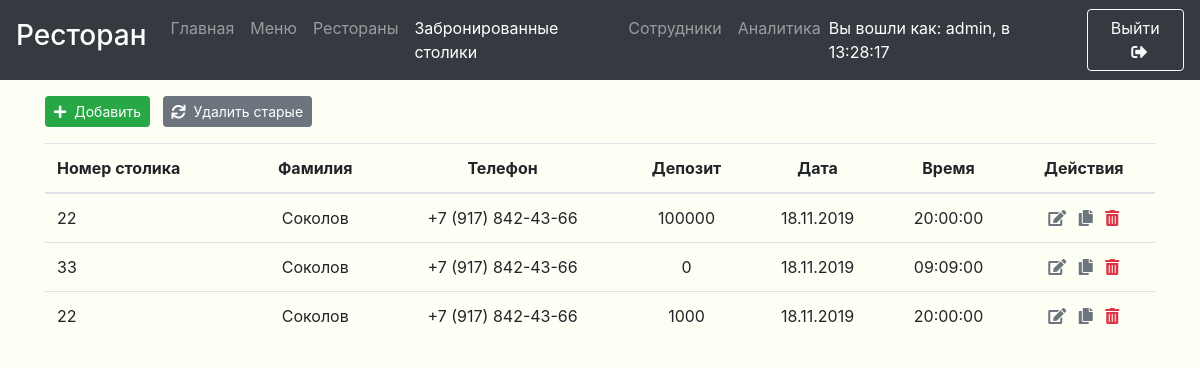
Page /reservations.php (signed in) on the earlier database version.
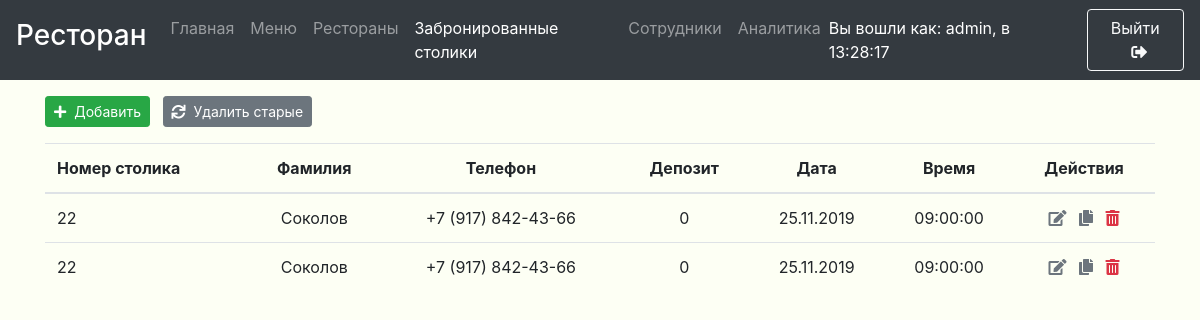
Same page on the later database version.
### tables this page shows
CREATE TABLE `reservations` (
  `reservation_id` int(11) NOT NULL AUTO_INCREMENT,
  `date` date DEFAULT NULL,
  `time` time DEFAULT NULL,
  `telephone` varchar(20) DEFAULT NULL,
  `deposit` float DEFAULT 0,
  `name` varchar(60) DEFAULT NULL,
  `table_number` varchar(2) DEFAULT NULL,
  PRIMARY KEY (`reservation_id`)
);

### config/config.php (called while the page is built)
<?
    $_CONFIG = [
        'DATABASE' => [
            'HOST' => 'localhost',
            'NAME' => 'lab2',
            'USERNAME' => 'root',
            'PASS' => '',
            'CHARSET' => 'utf8',
            'CONNECT' => $_SERVER['DOCUMENT_ROOT'] . '/core/database/db-connect.php'
        ],
        'SRC_PATH' => $_SERVER['DOCUMENT_ROOT'] . '/core/src/',
        'FUNCTIONS_PATH' => $_SERVER['DOCUMENT_ROOT'] . '/core/functions/',
        'TEMPLATES' => [
            'HEADER' => $_SERVER['DOCUMENT_ROOT'] . '/core/templates/header.php',
            'FOOTER_ALL_SCRIPTS' => $_SERVER['DOCUMENT_ROOT'] . '/core/templates/footer-all-scripts.php',
            'FOOTER_BOOTSTRAP' => $_SERVER['DOCUMENT_ROOT'] . '/core/templates/footer-bootstrap-scripts.php',
            'FOOTER_CRUD' => $_SERVER['DOCUMENT_ROOT'] . '/core/templates/footer-crud.php',
        ],
        'ANALITYCS' => [
            'MODULE_FOLDER' => $_SERVER['DOCUMENT_ROOT'] . '/core/magic/analitycs',
            'FULL_PATH_TO_MODULE' => $_SERVER['DOCUMENT_ROOT'] . '/core/magic/analitycs/analytics.php',
            'DEL' => 'core/magic/analitycs/delete-page',
        ],
        'RESERVATIONS' => [
            'MODULE_FOLDER' => $_SERVER['DOCUMENT_ROOT'] . '/core/magic/reservations',
            'HANDLE' => 'core/magic/reservations/handle-reservation',
            'CPY' => 'core/magic/reservations/copy-reservation',
            'DEL' => 'core/magic/reservations/delete-reservation',
            'OLD' => 'core/magic/reservations/delete-old-reservations',
        ],
        'EMPLOYEES' =>[
            'MODULE_FOLDER' => $_SERVER['DOCUMENT_ROOT'] . '/core/magic/employees',
            'HANDLE' => 'core/magic/employees/handle-employee',
            'CPY' => 'core/magic/employees/copy-employee',
            'DEL' => 'core/magic/employees/delete-employee',
            'PATH_TO_PHOTOS' => 'uploads/employees/',
            'FULL_PATH_TO_PHOTOS' => $_SERVER['DOCUMENT_ROOT'] . '/uploads/employees/',
            'IMAGE_W' => 100,
            'IMAGE_H' => 100
        ],
    ];

### reservations.php (the view, shortened to what this page needs)
<?php
  if (!isset($_SESSION['login'])){
    header('HTTP/1.0 404 Not Found');
    header('Status: 404 Not Found');
  }
  else{
    require_once($_SERVER['DOCUMENT_ROOT'] . "/config/config.php");
    require_once($_SERVER['DOCUMENT_ROOT'] . "/config/config.php");
?>
<main role="main" id="main">
    <div class="container mt-5 mb-5">
        <? if ((!isset($_SESSION['login']) || ($db == NULL))):?>
          <h1>
            Вы должны зайти в аккаунт чтобы просмотреть содержимое!
          </h1>
        <? else:?>
        <button type="button" class="btn btn-sm btn-success mb-3" data-toggle="modal" data-target="#handlerModal"><i class="fas fa-plus mr-2"></i>Добавить</button>
        <button type="button" class="btn btn-sm btn-secondary text-white ml-2 mb-3" data-toggle="modal" data-target="#oldTables"><i class="fas fa-sync mr-2"></i>Удалить старые</button>
        <table class="w-100 table">
          <thead>
            <tr>
                <th>Номер столика</th>
                <th class="text-center">Фамилия</th>
                <th class="text-center">Телефон</th>
                <th class="text-center">Депозит</th>
                <th class="text-center">Дата</th>
                <th class="text-center">Время</th>
                <th class="text-center">Действия</th>
            </tr>
          </thead>
            <?
                if ($db):
                  $result = $db->query("SELECT * FROM reservations");
                  foreach($result as $result_value):?>
                      <tr>
                          <td><?=$result_value['table_number']?></td>
                          <td class="text-center"><?=$result_value['name']?></td>
                          <td class="text-center"><?=$result_value['telephone']?></td>
                          <td class="text-center"><?=$result_value['deposit']?></td>
                          <td class="text-center"><?=date('d.m.Y', strtotime($result_value['date']))?></td>
                          <td class="text-center"><?=$result_value['time']?></td>
                          <td class="text-center">
                            <a title="Редактировать" href="reservations?id=<?=$result_value['reservation_id']?>&state=1" class="text-muted mr-2" rel="nofollow"><i class="fas fa-edit"></i></a>
                            <a title="Дублировать" href="<?=$_CONFIG['RESERVATIONS']['CPY']?>?id=<?=$result_value['reservation_id']?>" class="text-muted mr-2" rel="nofollow"><i class="fas fa-copy"></i></a>
                            <a title="Удалить" href="reservations?id=<?=$result_value['reservation_id']?>&state=2" class="text-danger" rel="nofollow"><i class="fas fa-trash-alt"></i></a>
                          </td>
                      </tr>
                  <?endforeach;
                endif;?>
        </table>
        <? endif;?>
    </div>
</main>
<?
}
?>

Differences in the rows shown:
removed reservations: table_number "22", name "Соколов", telephone "+7 (917) 842-43-66", deposit "100000", date "18.11.2019", time "20:00:00"
removed reservations: table_number "33", name "Соколов", telephone "+7 (917) 842-43-66", deposit "0", date "18.11.2019", time "09:09:00"
removed reservations: table_number "22", name "Соколов", telephone "+7 (917) 842-43-66", deposit "1000", date "18.11.2019", time "20:00:00"
added reservations: table_number "22", name "Соколов", telephone "+7 (917) 842-43-66", deposit "0", date "25.11.2019", time "09:00:00"
added reservations: table_number "22", name "Соколов", telephone "+7 (917) 842-43-66", deposit "0", date "25.11.2019", time "09:00:00"
